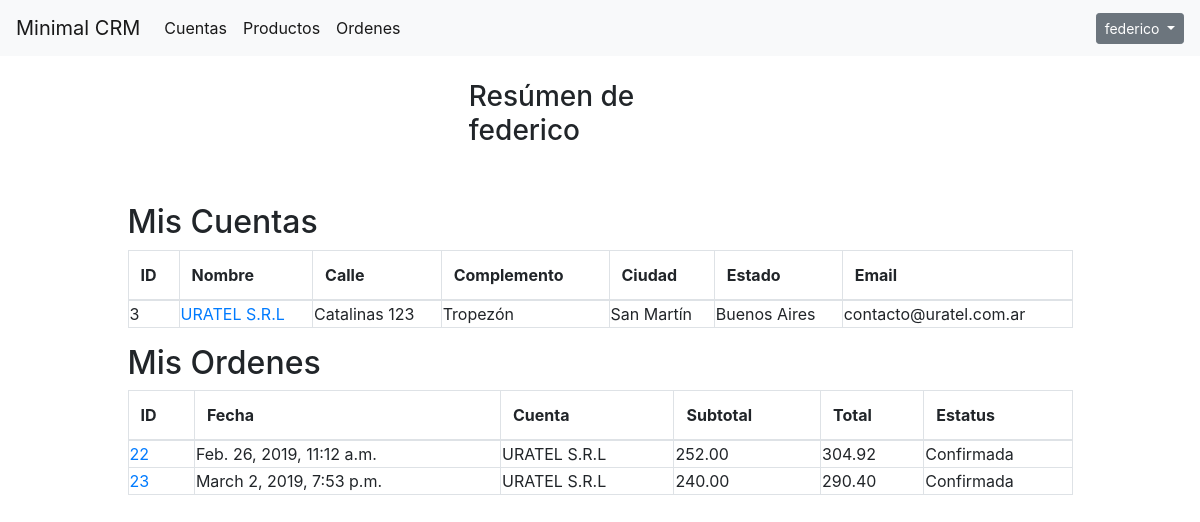
The page /usuario/1 (signed in) on the database its author committed.
### crm/models.py (models this page shows, shortened)
class Cuenta(models.Model):
    personeria = models.CharField(choices=PER_JURID_CHOICES, default="PJ", max_length=256)
    es_cliente = models.BooleanField(default=True)
    es_proveedor = models.BooleanField(default=False)
    nombre = models.CharField(max_length=256)
    calle = models.CharField(max_length=256)
    complemento = models.CharField(max_length=256)
    codigo_postal = models.CharField(max_length=256)
    ciudad = models.CharField(max_length=256)
    estado = models.CharField(max_length=256)
    pais = models.CharField(max_length=256)
    telefono = models.CharField(max_length=256)
    email = models.CharField(max_length=256)
    website = models.CharField(max_length=256)
    vendedor = models.ForeignKey(User, on_delete=models.CASCADE, null=True)
    def get_absolute_url(self):
        return reverse('cuenta-details', args=[str(self.id)])
    def __str__(self):
        return self.nombre

class Orden(models.Model):
    fecha_orden = models.DateTimeField(default=timezone.now)
    fecha_entrega = models.DateTimeField()
    orden_id = models.AutoField(primary_key=True)
    vendedor = models.ForeignKey(User, on_delete=models.CASCADE)
    cuenta = models.ForeignKey(Cuenta, on_delete=models.CASCADE)
    status = models.CharField(max_length=50, null=True, blank=True,
                              choices=ORD_STATUS, default='En Preparación')
    subtotal = models.DecimalField(decimal_places=2, max_digits=20, null=True)
    total = models.DecimalField(decimal_places=2, max_digits=20, null=True)
    def get_absolute_url(self):
        return reverse('orden-details', args=[str(self.orden_id)])

### crm/views.py (the view)
# urls.py: re_path(r'^usuario/(?P<pk>\d+)$', PerfilUsuario.as_view(), name='user-details'),
class PerfilUsuario(LoginRequiredMixin, DetailView):
    model = User
    context_object_name = 'user'
    template_name = 'user-details.html'
    def get_context_data(self, **kwargs):
        username = self.object
        context = super(PerfilUsuario, self).get_context_data(**kwargs)
        context['ordenes'] = Orden.objects.filter(vendedor = username)
        context['cuentas'] = Cuenta.objects.filter(vendedor = username)
        return context

### templates/user-details.html (shortened to what this page needs)
{% extends "header.html" %}
{% block content %}
<div class="col-md-12">
    <br />
    <div class="col-md-3 col-md-offset-6 centered">
    <h3>Resúmen de {{user.username}}</h3>
    <br />
    <br />
    </div>
    <div class="col-md-10 col-md-offset-4 centered">
    <h2>Mis Cuentas</h2>
        {% if cuentas %}
        <table class="table table-bordered">
            <thead>
                <th>ID</th>
                <th>Nombre</th>
                <th>Calle</th>
                <th>Complemento</th>
                <th>Ciudad</th>
                <th>Estado</th>
                <th>Email</th>
            </thead>
        {% for cuenta in cuentas %}
            <tr>
                <td>{{ cuenta.id }}</td>
                <td><a href="{{ cuenta.get_absolute_url }}">{{ cuenta.nombre }}</a></td>
                <td>{{ cuenta.calle }}</td>
                <td>{{ cuenta.complemento }}</td>
                <td>{{ cuenta.ciudad }}</td>
                <td>{{ cuenta.estado }}</td>
                <td>{{ cuenta.email }}</td>
            </tr>
        {% endfor %}
        </table>
        {% else %}
        <p>No tienes cuentas a tu nombre.</p>
        {% endif %}
    <h2>Mis Ordenes</h2>
        {% if ordenes %}
        <table class="table table-bordered">
            <thead>
                <th>ID</th>
                <th>Fecha</th>
                <th>Cuenta</th>
                <th>Subtotal</th>
                <th>Total</th>
                <th>Estatus</th>
            </thead>
        {% for orden in ordenes %}
            <tr>
                <td><a href="{{ orden.get_absolute_url }}">{{ orden.orden_id}}</a></td>
                <td>{{ orden.fecha_orden }}</td>
                <td>{{ orden.cuenta }}</td>
                <td>{{ orden.subtotal }}</td>
                <td>{{ orden.total }}</td>
                <td>{{ orden.status }}</td>
            </tr>
        {% endfor %}
        {% else %}
        <p>No tienes ordenes a tu nombre.</p>
        </table>
        {% endif %}
    </div>
</div>
{% endblock %}

### templates/header.html (shortened to what this page needs)
{% load static %}
<!DOCTYPE html>
<html lang="es">
<head>
    <link rel="stylesheet" href="https://stackpath.bootstrapcdn.com/bootstrap/4.2.1/css/bootstrap.min.css">
    <link rel="stylesheet" href="https://cdnjs.cloudflare.com/ajax/libs/font-awesome/4.6.3/css/font-awesome.min.css">
</head>
<body>
    <nav class="navbar navbar-expand-lg navbar-light bg-light">
        <a class="navbar-brand" href="{% url 'index' %}">Minimal CRM</a>
      <div class="collapse navbar-collapse" id="navbarSupportedContent">
        <ul class="navbar-nav mr-auto">
          <li class="nav-item active">
              <a class="nav-link" href="{% url 'lista_cuentas' %}">Cuentas<span class="sr-only">(current)</span></a>
          </li>
          <li class="nav-item active">
              <a class="nav-link" href="{% url 'lista_productos' %}">Productos<span class="sr-only">(current)</span></a>
          </li>
          <li class="nav-item active">
              <a class="nav-link" href="{% url 'lista_ordenes' %}">Ordenes<span class="sr-only">(current)</span></a>
          </li>
        </ul>
        {% if user.is_authenticated %}
        <div class="dropdown">
            <button class="btn btn-sm btn-secondary dropdown-toggle" type="button" id="dropdownMenuButton" data-toggle="dropdown" aria-haspopup="true" aria-expanded="false">
            {{ user.username }}
           </button>
        </div>
        {% else %}
            <a href="{% url 'login' %}">Ingresar</a>
        {% endif %}
      </div>
    </nav>
{% block content %}
{% endblock %}
</body>
</html>

### templates/header.html (style rules this page uses)
.centered { margin: 0 auto; }
tr td { padding: 1px !important; margin: 1px !important; }

### rows shown on the page
Cuenta: id "3", nombre "URATEL S.R.L", calle "Catalinas 123", complemento "Tropezón", ciudad "San Martín", estado "Buenos Aires", email "contacto@uratel.com.ar"
Orden: orden_id "22", fecha_orden "Feb. 26, 2019, 11:12 a.m.", cuenta "URATEL S.R.L", subtotal "252.00", total "304.92", status "Confirmada"
Orden: orden_id "23", fecha_orden "March 2, 2019, 7:53 p.m.", cuenta "URATEL S.R.L", subtotal "240.00", total "290.40", status "Confirmada"

### other values the page prints
{{ user.username }} "federico"
